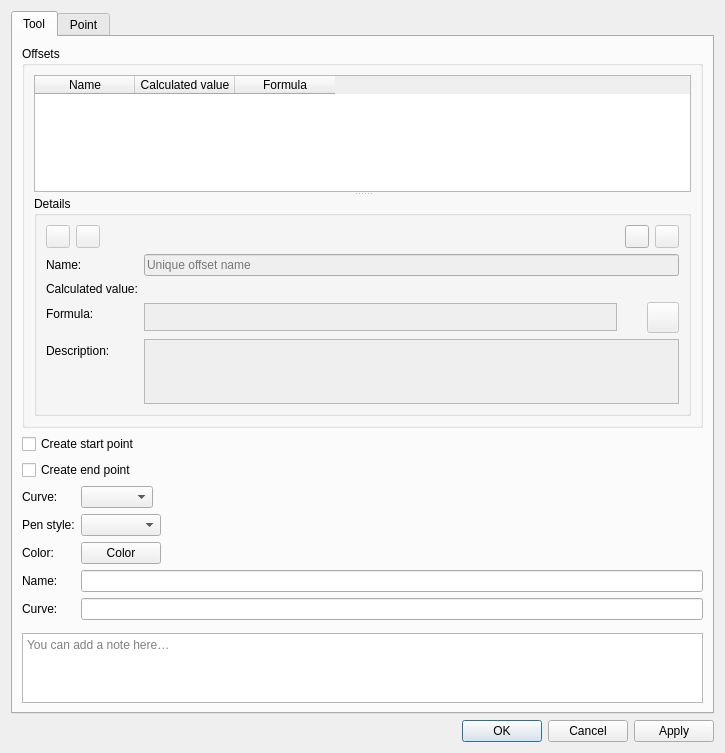
<?xml version="1.0" encoding="UTF-8"?>
<ui version="4.0">
 <class>DialogGraduatedCurve</class>
 <widget class="QDialog" name="DialogGraduatedCurve">
  <property name="geometry">
   <rect>
    <x>0</x>
    <y>0</y>
    <width>725</width>
    <height>718</height>
   </rect>
  </property>
  <property name="sizePolicy">
   <sizepolicy hsizetype="Preferred" vsizetype="Ignored">
    <horstretch>0</horstretch>
    <verstretch>0</verstretch>
   </sizepolicy>
  </property>
  <property name="windowTitle">
   <string>Graduated curve tool</string>
  </property>
  <property name="windowIcon">
   <iconset resource="../../../vmisc/share/resources/icon.qrc">
    <normaloff>:/icon/64x64/icon64x64.png</normaloff>:/icon/64x64/icon64x64.png</iconset>
  </property>
  <layout class="QVBoxLayout" name="verticalLayout_4">
   <item>
    <widget class="QTabWidget" name="tabWidget">
     <property name="currentIndex">
      <number>0</number>
     </property>
     <widget class="QWidget" name="tab">
      <attribute name="title">
       <string>Tool</string>
      </attribute>
      <layout class="QVBoxLayout" name="verticalLayout_2">
       <item>
        <widget class="QGroupBox" name="groupBox">
         <property name="title">
          <string>Offsets</string>
         </property>
         <layout class="QVBoxLayout" name="verticalLayout">
          <item>
           <widget class="QSplitter" name="splitter">
            <property name="orientation">
             <enum>Qt::Orientation::Vertical</enum>
            </property>
            <widget class="QTableWidget" name="tableWidget">
             <property name="sizePolicy">
              <sizepolicy hsizetype="Expanding" vsizetype="Expanding">
               <horstretch>0</horstretch>
               <verstretch>0</verstretch>
              </sizepolicy>
             </property>
             <property name="minimumSize">
              <size>
               <width>0</width>
               <height>115</height>
              </size>
             </property>
             <property name="alternatingRowColors">
              <bool>true</bool>
             </property>
             <property name="selectionMode">
              <enum>QAbstractItemView::SelectionMode::SingleSelection</enum>
             </property>
             <property name="selectionBehavior">
              <enum>QAbstractItemView::SelectionBehavior::SelectRows</enum>
             </property>
             <attribute name="verticalHeaderVisible">
              <bool>false</bool>
             </attribute>
             <column>
              <property name="text">
               <string>Name</string>
              </property>
             </column>
             <column>
              <property name="text">
               <string>Calculated value</string>
              </property>
             </column>
             <column>
              <property name="text">
               <string>Formula</string>
              </property>
             </column>
            </widget>
            <widget class="QGroupBox" name="groupBoxDetails">
             <property name="enabled">
              <bool>true</bool>
             </property>
             <property name="sizePolicy">
              <sizepolicy hsizetype="Preferred" vsizetype="Minimum">
               <horstretch>0</horstretch>
               <verstretch>1</verstretch>
              </sizepolicy>
             </property>
             <property name="toolTip">
              <string>Details</string>
             </property>
             <property name="title">
              <string>Details</string>
             </property>
             <layout class="QFormLayout" name="formLayout">
              <item row="0" column="0">
               <layout class="QHBoxLayout" name="horizontalLayout">
                <item alignment="Qt::AlignmentFlag::AlignLeft">
                 <widget class="QToolButton" name="toolButtonUp">
                  <property name="enabled">
                   <bool>false</bool>
                  </property>
                  <property name="toolTip">
                   <string>Move offset up</string>
                  </property>
                  <property name="text">
                   <string notr="true"/>
                  </property>
                  <property name="icon">
                   <iconset theme="go-up">
                    <normaloff>../../../../app/tape</normaloff>../../../../app/tape</iconset>
                  </property>
                 </widget>
                </item>
                <item alignment="Qt::AlignmentFlag::AlignLeft">
                 <widget class="QToolButton" name="toolButtonDown">
                  <property name="enabled">
                   <bool>false</bool>
                  </property>
                  <property name="toolTip">
                   <string>Move offset down</string>
                  </property>
                  <property name="text">
                   <string notr="true"/>
                  </property>
                  <property name="icon">
                   <iconset theme="go-down">
                    <normaloff>../../../../app/tape</normaloff>../../../../app/tape</iconset>
                  </property>
                 </widget>
                </item>
                <item>
                 <spacer name="horizontalSpacer_2">
                  <property name="orientation">
                   <enum>Qt::Orientation::Horizontal</enum>
                  </property>
                  <property name="sizeHint" stdset="0">
                   <size>
                    <width>5000</width>
                    <height>20</height>
                   </size>
                  </property>
                 </spacer>
                </item>
               </layout>
              </item>
              <item row="0" column="1">
               <layout class="QHBoxLayout" name="horizontalLayout_3">
                <property name="spacing">
                 <number>6</number>
                </property>
                <item>
                 <spacer name="horizontalSpacer">
                  <property name="orientation">
                   <enum>Qt::Orientation::Horizontal</enum>
                  </property>
                  <property name="sizeHint" stdset="0">
                   <size>
                    <width>5000</width>
                    <height>20</height>
                   </size>
                  </property>
                 </spacer>
                </item>
                <item alignment="Qt::AlignmentFlag::AlignRight">
                 <widget class="QToolButton" name="toolButtonAdd">
                  <property name="text">
                   <string notr="true"/>
                  </property>
                  <property name="icon">
                   <iconset theme="list-add"/>
                  </property>
                  <property name="popupMode">
                   <enum>QToolButton::ToolButtonPopupMode::DelayedPopup</enum>
                  </property>
                 </widget>
                </item>
                <item alignment="Qt::AlignmentFlag::AlignLeft">
                 <widget class="QToolButton" name="toolButtonRemove">
                  <property name="enabled">
                   <bool>false</bool>
                  </property>
                  <property name="text">
                   <string notr="true"/>
                  </property>
                  <property name="icon">
                   <iconset theme="edit-delete"/>
                  </property>
                 </widget>
                </item>
               </layout>
              </item>
              <item row="1" column="0">
               <widget class="QLabel" name="label_3">
                <property name="text">
                 <string>Name:</string>
                </property>
               </widget>
              </item>
              <item row="1" column="1">
               <widget class="QLineEdit" name="lineEditName">
                <property name="enabled">
                 <bool>false</bool>
                </property>
                <property name="placeholderText">
                 <string>Unique offset name</string>
                </property>
               </widget>
              </item>
              <item row="2" column="0">
               <widget class="QLabel" name="labelCalculated">
                <property name="text">
                 <string>Calculated value:</string>
                </property>
               </widget>
              </item>
              <item row="3" column="0">
               <widget class="QLabel" name="labelFormula">
                <property name="text">
                 <string>Formula:</string>
                </property>
               </widget>
              </item>
              <item row="3" column="1">
               <layout class="QHBoxLayout" name="horizontalLayoutValue">
                <item>
                 <widget class="VPlainTextEdit" name="plainTextEditFormula">
                  <property name="enabled">
                   <bool>false</bool>
                  </property>
                  <property name="sizePolicy">
                   <sizepolicy hsizetype="Expanding" vsizetype="Expanding">
                    <horstretch>0</horstretch>
                    <verstretch>0</verstretch>
                   </sizepolicy>
                  </property>
                  <property name="maximumSize">
                   <size>
                    <width>16777215</width>
                    <height>28</height>
                   </size>
                  </property>
                  <property name="toolTip">
                   <string>Calculation</string>
                  </property>
                  <property name="tabChangesFocus">
                   <bool>true</bool>
                  </property>
                 </widget>
                </item>
                <item>
                 <widget class="QPushButton" name="pushButtonGrow">
                  <property name="enabled">
                   <bool>false</bool>
                  </property>
                  <property name="maximumSize">
                   <size>
                    <width>18</width>
                    <height>18</height>
                   </size>
                  </property>
                  <property name="sizeIncrement">
                   <size>
                    <width>0</width>
                    <height>0</height>
                   </size>
                  </property>
                  <property name="focusPolicy">
                   <enum>Qt::FocusPolicy::StrongFocus</enum>
                  </property>
                  <property name="toolTip">
                   <string>&lt;html&gt;&lt;head/&gt;&lt;body&gt;&lt;p&gt;Show full calculation in message box&lt;/p&gt;&lt;/body&gt;&lt;/html&gt;</string>
                  </property>
                  <property name="text">
                   <string notr="true"/>
                  </property>
                  <property name="icon">
                   <iconset theme="go-down">
                    <normaloff>../support</normaloff>../support</iconset>
                  </property>
                  <property name="iconSize">
                   <size>
                    <width>16</width>
                    <height>16</height>
                   </size>
                  </property>
                  <property name="autoDefault">
                   <bool>false</bool>
                  </property>
                  <property name="flat">
                   <bool>true</bool>
                  </property>
                 </widget>
                </item>
                <item>
                 <widget class="QToolButton" name="toolButtonExpr">
                  <property name="enabled">
                   <bool>false</bool>
                  </property>
                  <property name="toolTip">
                   <string>Formula wizard</string>
                  </property>
                  <property name="text">
                   <string notr="true"/>
                  </property>
                  <property name="icon">
                   <iconset resource="../../../vmisc/share/resources/icon.qrc">
                    <normaloff>:/icon/light/24x24/fx.png</normaloff>:/icon/light/24x24/fx.png</iconset>
                  </property>
                  <property name="iconSize">
                   <size>
                    <width>24</width>
                    <height>24</height>
                   </size>
                  </property>
                 </widget>
                </item>
               </layout>
              </item>
              <item row="4" column="1">
               <widget class="VPlainTextEdit" name="plainTextEditDescription">
                <property name="enabled">
                 <bool>false</bool>
                </property>
                <property name="sizePolicy">
                 <sizepolicy hsizetype="MinimumExpanding" vsizetype="Expanding">
                  <horstretch>0</horstretch>
                  <verstretch>0</verstretch>
                 </sizepolicy>
                </property>
                <property name="minimumSize">
                 <size>
                  <width>0</width>
                  <height>0</height>
                 </size>
                </property>
                <property name="maximumSize">
                 <size>
                  <width>16777215</width>
                  <height>65</height>
                 </size>
                </property>
               </widget>
              </item>
              <item row="4" column="0">
               <widget class="QLabel" name="label_9">
                <property name="text">
                 <string>Description:</string>
                </property>
               </widget>
              </item>
              <item row="2" column="1">
               <widget class="QLabel" name="labelCalculatedValue">
                <property name="text">
                 <string notr="true"/>
                </property>
                <property name="wordWrap">
                 <bool>true</bool>
                </property>
               </widget>
              </item>
             </layout>
            </widget>
           </widget>
          </item>
         </layout>
        </widget>
       </item>
       <item>
        <widget class="QCheckBox" name="checkBoxCreateStartPoint">
         <property name="text">
          <string>Create start point</string>
         </property>
        </widget>
       </item>
       <item>
        <widget class="QCheckBox" name="checkBoxCreateEndPoint">
         <property name="text">
          <string>Create end point</string>
         </property>
        </widget>
       </item>
       <item>
        <layout class="QFormLayout" name="formLayout_2">
         <property name="fieldGrowthPolicy">
          <enum>QFormLayout::FieldGrowthPolicy::ExpandingFieldsGrow</enum>
         </property>
         <item row="0" column="0">
          <widget class="QLabel" name="label_7">
           <property name="sizePolicy">
            <sizepolicy hsizetype="Fixed" vsizetype="Preferred">
             <horstretch>0</horstretch>
             <verstretch>0</verstretch>
            </sizepolicy>
           </property>
           <property name="text">
            <string>Curve:</string>
           </property>
          </widget>
         </item>
         <item row="0" column="1">
          <widget class="QComboBox" name="comboBoxCurve"/>
         </item>
         <item row="1" column="0">
          <widget class="QLabel" name="label">
           <property name="text">
            <string>Pen style:</string>
           </property>
          </widget>
         </item>
         <item row="1" column="1">
          <widget class="QComboBox" name="comboBoxPenStyle">
           <property name="minimumSize">
            <size>
             <width>80</width>
             <height>0</height>
            </size>
           </property>
           <property name="maximumSize">
            <size>
             <width>110</width>
             <height>16777215</height>
            </size>
           </property>
           <property name="iconSize">
            <size>
             <width>80</width>
             <height>14</height>
            </size>
           </property>
          </widget>
         </item>
         <item row="2" column="0">
          <widget class="QLabel" name="label_8">
           <property name="text">
            <string>Color:</string>
           </property>
          </widget>
         </item>
         <item row="2" column="1">
          <widget class="VPE::QtColorPicker" name="pushButtonColor">
           <property name="text">
            <string notr="true">Color</string>
           </property>
          </widget>
         </item>
         <item row="3" column="0">
          <widget class="QLabel" name="labelName">
           <property name="visible">
            <bool>false</bool>
           </property>
           <property name="text">
            <string>Name:</string>
           </property>
          </widget>
         </item>
         <item row="3" column="1">
          <widget class="QLineEdit" name="lineEditCurveName">
           <property name="visible">
            <bool>false</bool>
           </property>
          </widget>
         </item>
         <item row="4" column="0">
          <widget class="QLabel" name="labelAlias">
           <property name="text">
            <string>Curve:</string>
           </property>
          </widget>
         </item>
         <item row="4" column="1">
          <widget class="QLineEdit" name="lineEditAlias">
          </widget>
         </item>
        </layout>
       </item>
       <item>
        <layout class="QHBoxLayout" name="notesSeparatorLayout">
         <property name="leftMargin">
          <number>33</number>
         </property>
         <property name="rightMargin">
          <number>33</number>
         </property>
         <item>
          <widget class="QFrame" name="notesSeparator">
           <property name="minimumSize">
            <size>
             <width>0</width>
             <height>1</height>
            </size>
           </property>
           <property name="maximumSize">
            <size>
             <width>16777215</width>
             <height>1</height>
            </size>
           </property>
          </widget>
         </item>
        </layout>
       </item>
       <item>
        <widget class="QPlainTextEdit" name="plainTextEditToolNotes">
         <property name="placeholderText">
          <string>You can add a note here…</string>
         </property>
         <property name="maximumSize">
          <size>
           <width>16777215</width>
           <height>100</height>
          </size>
         </property>
        </widget>
       </item>
      </layout>
     </widget>
     <widget class="QWidget" name="tabPoint">
      <attribute name="title">
       <string>Point</string>
      </attribute>
      <layout class="QVBoxLayout" name="verticalLayoutPoint">
       <item>
        <layout class="QFormLayout" name="formLayoutStartPoint">
         <property name="fieldGrowthPolicy">
          <enum>QFormLayout::ExpandingFieldsGrow</enum>
         </property>
         <item row="0" column="0">
          <widget class="QLabel" name="labelStartPointName">
           <property name="text">
            <string>Start point name:</string>
           </property>
          </widget>
         </item>
         <item row="0" column="1">
          <widget class="QLineEdit" name="lineEditStartPointName">
          </widget>
         </item>
        </layout>
       </item>
       <item>
        <layout class="QFormLayout" name="formLayoutEndPoint">
         <property name="fieldGrowthPolicy">
          <enum>QFormLayout::ExpandingFieldsGrow</enum>
         </property>
         <item row="0" column="0">
          <widget class="QLabel" name="labelEndPointName">
           <property name="text">
            <string>End point name:</string>
           </property>
          </widget>
         </item>
         <item row="0" column="1">
          <widget class="QLineEdit" name="lineEditEndPointName">
          </widget>
         </item>
        </layout>
       </item>
      </layout>
     </widget>
    </widget>
   </item>
   <item>
    <widget class="QDialogButtonBox" name="buttonBox">
     <property name="orientation">
      <enum>Qt::Orientation::Horizontal</enum>
     </property>
     <property name="standardButtons">
      <set>QDialogButtonBox::StandardButton::Apply|QDialogButtonBox::StandardButton::Cancel|QDialogButtonBox::StandardButton::Ok</set>
     </property>
    </widget>
   </item>
  </layout>
 </widget>
 <customwidgets>
  <customwidget>
   <class>VPE::QtColorPicker</class>
   <extends>QPushButton</extends>
   <header>../vpropertyexplorer/qtcolorpicker.h</header>
  </customwidget>
  <customwidget>
   <class>VPlainTextEdit</class>
   <extends>QPlainTextEdit</extends>
   <header>../vwidgets/vplaintextedit.h</header>
  </customwidget>
 </customwidgets>
 <resources>
  <include location="../../../vmisc/share/resources/icon.qrc"/>
 </resources>
 <connections>
  <connection>
   <sender>buttonBox</sender>
   <signal>accepted()</signal>
   <receiver>DialogGraduatedCurve</receiver>
   <slot>accept()</slot>
   <hints>
    <hint type="sourcelabel">
     <x>248</x>
     <y>254</y>
    </hint>
    <hint type="destinationlabel">
     <x>157</x>
     <y>274</y>
    </hint>
   </hints>
  </connection>
  <connection>
   <sender>buttonBox</sender>
   <signal>rejected()</signal>
   <receiver>DialogGraduatedCurve</receiver>
   <slot>reject()</slot>
   <hints>
    <hint type="sourcelabel">
     <x>316</x>
     <y>260</y>
    </hint>
    <hint type="destinationlabel">
     <x>286</x>
     <y>274</y>
    </hint>
   </hints>
  </connection>
 </connections>
</ui>
